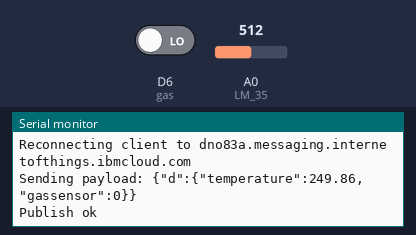
A sketch run on a simulated ESP8266 (NodeMCU). Shown: the last lines printed to the serial monitor. The inputs (shaded band) are chosen by the test bench; at power-on: A0 (LM_35) = 512, D6 (gas) LOW. WiFi joins after 1.5 s; servers stay silent unless stated; no MQTT or app messages arrive unless stated.

Above: at 2.7 s.
2.8 s: A0 (LM_35) set to 716
At 4.4 s:
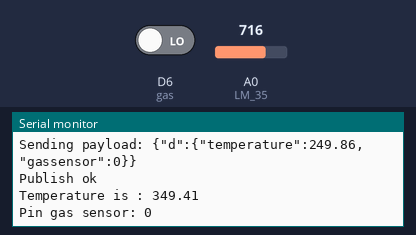
5.5 s: D6 (gas) driven HIGH
At 6.0 s:
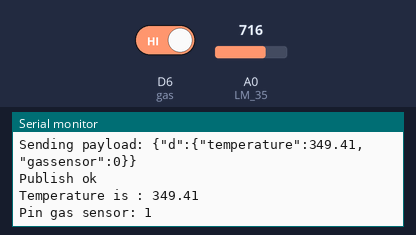
8.2 s: A0 (LM_35) set to 900
At 9.4 s:
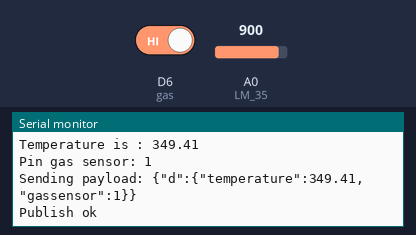
10.9 s: D6 (gas) driven LOW
At 11.9 s:
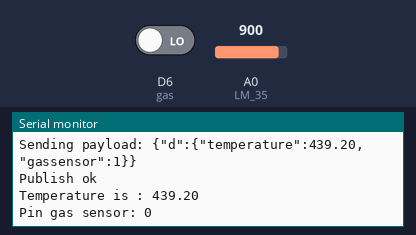
Timing chart, 0 to 13.9 s (numbered marks = the images above; inputs shaded):
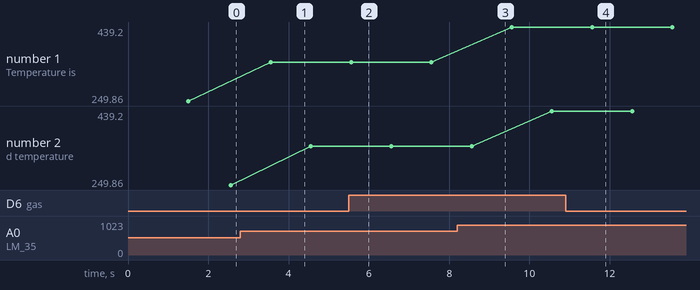

Measured:
- after the input at 2.8 s, the serial monitor: prints a new line after 0.76 s (image 1)
- after the input at 5.5 s, the serial monitor: prints a new line after 0.06 s (image 2)
- after the input at 10.9 s, the serial monitor: prints a new line after 0.66 s (image 4)
- plotted number 1: 249.86 → 349.41 after the input at 2.8 s, 349.41 → 439.2 after the input at 8.2 s
- plotted number 2: 249.86 → 349.41 after the input at 2.8 s, 349.41 → 439.2 after the input at 8.2 s

The sketch:

projectcode.ino
```cpp
//Remote Gas Pipeline Tunnel Temperature Monitoring System
//gas sensor D6 and temp sensor A0
#include <ESP8266WiFi.h>
#include <PubSubClient.h>

const char* ssid = "YOUJNTU1S12";
const char* password = "YOUJNTU1S12";
#define ORG "dno83a"
#define DEVICE_TYPE "ruchika"
#define DEVICE_ID "1234"
#define TOKEN "12345678"
 char server[] = ORG ".messaging.internetofthings.ibmcloud.com";
char topic1[] = "iot-2/evt/gas/fmt/json";
char authMethod[] = "use-token-auth";
char token[] = TOKEN;
char clientId[] = "d:" ORG ":" DEVICE_TYPE ":" DEVICE_ID;

WiFiClient wifiClient;
PubSubClient client(server, 1883,wifiClient);
int gas = D6;
const int LM_35 = A0;
int input_val = 0;
float temp = 0;

void setup()
{
  Serial.begin(115200);
 Serial.println();
 Serial.print("Connecting to ");
 Serial.print(ssid);
 WiFi.begin(ssid, password);
 while (WiFi.status() != WL_CONNECTED) {
 delay(500);
 Serial.print(".");
 }
 Serial.println("");
 Serial.print("WiFi connected, IP address: ");
 Serial.println(WiFi.localIP());
  pinMode(gas, INPUT);
  pinMode(LM_35,INPUT);

}

void loop()
{
  int gassensor = digitalRead(gas);
  input_val = analogRead(LM_35);
   temp = (input_val * 4.88);
   temp = temp/10;
   Serial.print("Temperature is : " );
   Serial.println(temp);
  Serial.print("Pin gas sensor: ");
  Serial.println(gassensor);
delay(1000);
if (isnan(temp) || isnan(gassensor))
{
Serial.println("Failed to read from  sensor!");
delay(1000);
return;
}
PublishData(temp,gassensor);
delay(1000);
}
void PublishData(float temp, int gassensor){
 if (!!!client.connected()) {
 Serial.print("Reconnecting client to ");
 Serial.println(server);
 while (!!!client.connect(clientId, authMethod, token)) {
 Serial.print(".");
 delay(500);
 }
 Serial.println();
 }
  String payload = "{\"d\":{\"temperature\":";
  payload += temp;
  payload+="," "\"gassensor\":";
 payload += gassensor;
  payload += "}}";
 Serial.print("Sending payload: ");
 Serial.println(payload);

 if (client.publish(topic1, (char*) payload.c_str())) {
 Serial.println("Publish ok");
 } else {
 Serial.println("Publish failed");
 }
}
```
